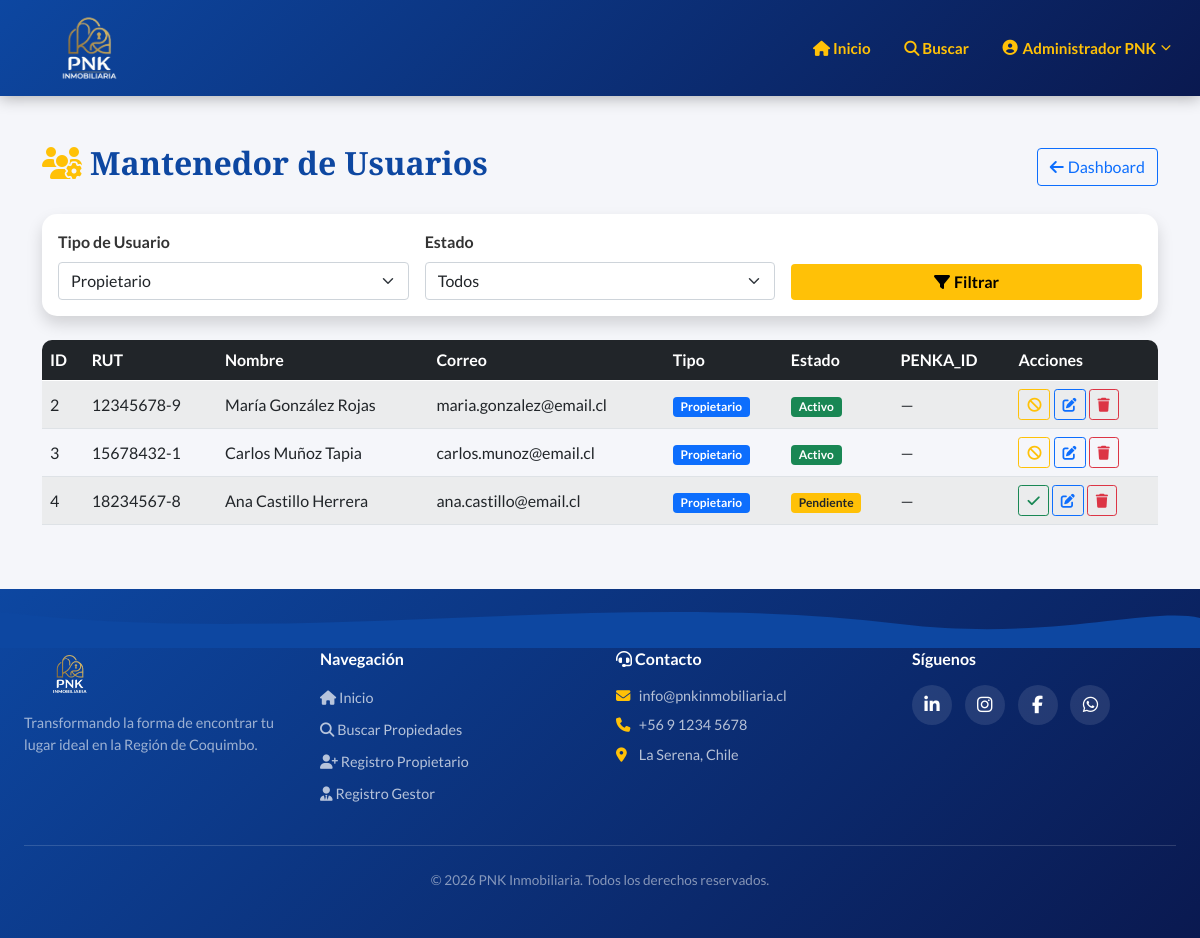
The app's page /crud-usuarios.php?tipo=propietario (signed in) with its own data.
### tables this page shows
CREATE TABLE usuarios (
    id              INT AUTO_INCREMENT PRIMARY KEY,
    rut             VARCHAR(12) NOT NULL UNIQUE,
    nombre_completo VARCHAR(150) NOT NULL,
    fecha_nacimiento DATE NULL,
    correo          VARCHAR(150) NOT NULL UNIQUE,
    password        VARCHAR(255) NOT NULL,
    sexo            ENUM('M','F') NULL,
    telefono        VARCHAR(20) NULL,
    tipo_usuario    ENUM('administrador','propietario','gestor') NOT NULL DEFAULT 'propietario',
    estado          ENUM('pendiente','activo','inactivo') NOT NULL DEFAULT 'pendiente',
    penka_id        VARCHAR(20) NULL COMMENT 'Solo para gestores, formato PNK-YYYY-XXXX',
    certificado_antecedentes VARCHAR(255) NULL COMMENT 'Ruta del archivo PDF/imagen',
    num_propiedad_bbr VARCHAR(50) NULL COMMENT 'Nro. propiedad Bienes Raíces (propietarios)',
    created_at      TIMESTAMP DEFAULT CURRENT_TIMESTAMP,
    updated_at      TIMESTAMP DEFAULT CURRENT_TIMESTAMP ON UPDATE CURRENT_TIMESTAMP,
    INDEX idx_tipo_usuario (tipo_usuario),
    INDEX idx_estado (estado),
    INDEX idx_correo (correo)
);

### includes/auth.php (called while the page is built, shortened)
<?php
function sanitize(string $input): string {
    return htmlspecialchars(trim($input), ENT_QUOTES, 'UTF-8');
}

### crud-usuarios.php (the view, shortened to what this page needs)
<?php
require_once 'includes/header.php';
$filtroTipo = $_GET['tipo'] ?? '';
$filtroEstado = $_GET['estado'] ?? '';
$page = max(1, intval($_GET['page'] ?? 1));
$perPage = 10;
$offset = ($page - 1) * $perPage;
$where = "WHERE 1=1";
$params = [];
if ($filtroTipo) { $where .= " AND tipo_usuario = ?"; $params[] = $filtroTipo; }
$stmt = $pdo->prepare("SELECT * FROM usuarios $where ORDER BY created_at DESC LIMIT $perPage OFFSET $offset");
$stmt->execute($params);
$usuarios = $stmt->fetchAll();
?>
<section class="container my-5">
    <div class="d-flex justify-content-between align-items-center mb-4">
        <h2 class="fw-bold"><i class="fas fa-users-cog text-warning me-2"></i>Mantenedor de Usuarios</h2>
        <a href="dashboard.php" class="btn btn-outline-primary"><i class="fas fa-arrow-left me-1"></i>Dashboard</a>
    </div>
    <div class="card premium-card border-0 shadow p-3 mb-4">
        <form method="GET" class="row g-3 align-items-end">
            <div class="col-md-4">
                <label class="form-label fw-bold">Tipo de Usuario</label>
                <select name="tipo" class="form-select">
                    <option value="propietario" <?= $filtroTipo==='propietario'?'selected':'' ?>>Propietario</option>
                </select>
            </div>
            <div class="col-md-4">
                <label class="form-label fw-bold">Estado</label>
                <select name="estado" class="form-select">
                    <option value="">Todos</option>
                </select>
            </div>
            <div class="col-md-4">
                <button class="btn btn-warning text-dark fw-bold w-100"><i class="fas fa-filter me-1"></i>Filtrar</button>
            </div>
        </form>
    </div>
    <div class="table-responsive">
        <table class="table table-striped table-hover align-middle">
            <thead class="table-dark">
                <tr><th>ID</th><th>RUT</th><th>Nombre</th><th>Correo</th><th>Tipo</th><th>Estado</th><th>PENKA_ID</th><th>Acciones</th></tr>
            </thead>
            <tbody>
            <?php foreach ($usuarios as $u): ?>
                <tr>
                    <td><?= $u['id'] ?></td>
                    <td><?= sanitize($u['rut']) ?></td>
                    <td><?= sanitize($u['nombre_completo']) ?></td>
                    <td><?= sanitize($u['correo']) ?></td>
                    <td><span class="badge bg-<?= $u['tipo_usuario']==='administrador'?'danger':($u['tipo_usuario']==='propietario'?'primary':'info') ?>"><?= ucfirst($u['tipo_usuario']) ?></span></td>
                    <td><span class="badge bg-<?= $u['estado']==='activo'?'success':($u['estado']==='pendiente'?'warning text-dark':'secondary') ?>"><?= ucfirst($u['estado']) ?></span></td>
                    <td><?= $u['penka_id'] ? sanitize($u['penka_id']) : '—' ?></td>
                    <td>
                        <?php if ($u['id'] > 1): ?>
                        <form method="POST" class="d-inline">
                            <button class="btn btn-sm btn-<?= $u['estado']==='activo'?'outline-warning':'outline-success' ?>" title="<?= $u['estado']==='activo'?'Desactivar':'Activar' ?>">
                                <i class="fas fa-<?= $u['estado']==='activo'?'ban':'check' ?>"></i>
                            </button>
                        </form>
                        <a href="?edit=<?= $u['id'] ?>&<?= http_build_query(['tipo'=>$filtroTipo,'estado'=>$filtroEstado,'page'=>$page]) ?>" class="btn btn-sm btn-outline-primary" title="Editar"><i class="fas fa-edit"></i></a>
                        <form method="POST" class="d-inline">
                            <button class="btn btn-sm btn-outline-danger" data-confirm="¿Eliminar este usuario?" title="Eliminar"><i class="fas fa-trash"></i></button>
                        </form>
                        <?php endif; ?>
                    </td>
                </tr>
            <?php endforeach; ?>
            </tbody>
        </table>
    </div>
</section>
<?php require_once 'includes/footer.php'; ?>

### css/style.css (style rules this page uses)
:root { --color-header: #0d47a1; --color-secundario: #1976d2; --color-acento: #ffc107; --color-texto: #ffffff; --color-dark: #0a1950; --color-gold: #d4a843; --font-heading: 'Playfair Display', Georgia, serif; --font-body: 'Lato', 'Segoe UI', sans-serif; --shadow-card: 0 10px 30px rgba(0, 0, 0, 0.08); --shadow-hover: 0 15px 35px rgba(0, 0, 0, 0.15); --radius: 15px; --transition: all 0.3s ease; }
* { box-sizing: border-box; }
body { font-family: var(--font-body); margin: 0; background: #f5f6fa; color: #333; min-height: 100vh; display: flex; flex-direction: column; }
h1, h2, h3, h4, h5, h6 { font-family: var(--font-heading); color: var(--color-header); font-weight: 700; }
.hero-section h1, .hero-section h2, .hero-section h3, .footer-pnk h1, .footer-pnk h2, .footer-pnk h3, .footer-pnk h4, .bg-header-institutional h1, .bg-header-institutional h2, .bg-header-institutional h3, .table-dark th { color: #fff; }
.premium-card { border: none; border-radius: var(--radius); box-shadow: var(--shadow-card); transition: var(--transition); background: #fff; }
.btn-custom, .btn-warning { background-color: var(--color-acento); color: #000 !important; font-weight: bold; border: none; transition: var(--transition); }
.table-striped tbody tr:nth-of-type(odd) { background-color: #f8f9fa; }
.table-responsive { border-radius: 10px; overflow: hidden; }
.premium-card { animation: fadeInUp 0.5s ease-out; }

### records on screen
usuarios: id "2", rut "12345678-9", nombre_completo "María González Rojas", correo "maria.gonzalez@email.cl", tipo_usuario "Propietario", estado "Activo"
usuarios: id "3", rut "15678432-1", nombre_completo "Carlos Muñoz Tapia", correo "carlos.munoz@email.cl", tipo_usuario "Propietario", estado "Activo"
usuarios: id "4", rut "18234567-8", nombre_completo "Ana Castillo Herrera", correo "ana.castillo@email.cl", tipo_usuario "Propietario", estado "Pendiente"

### other values on screen
getUserName() "Administrador PNK"
